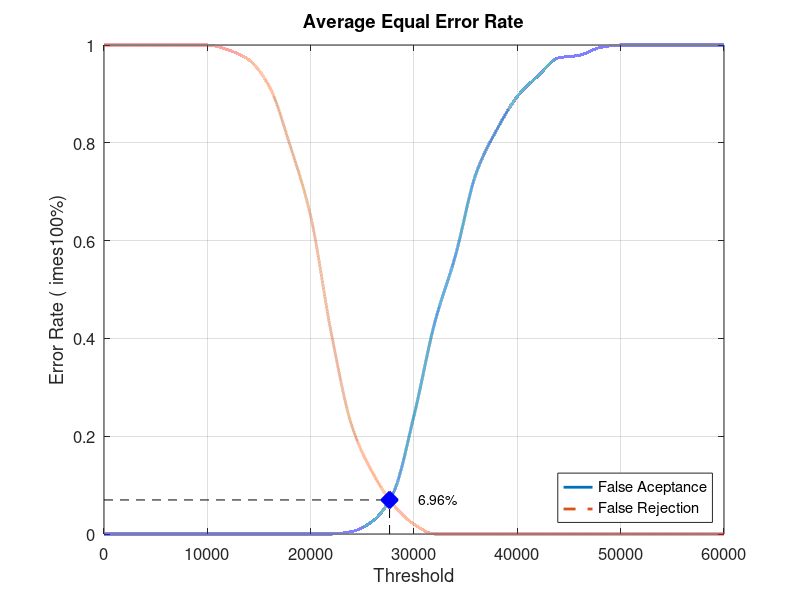
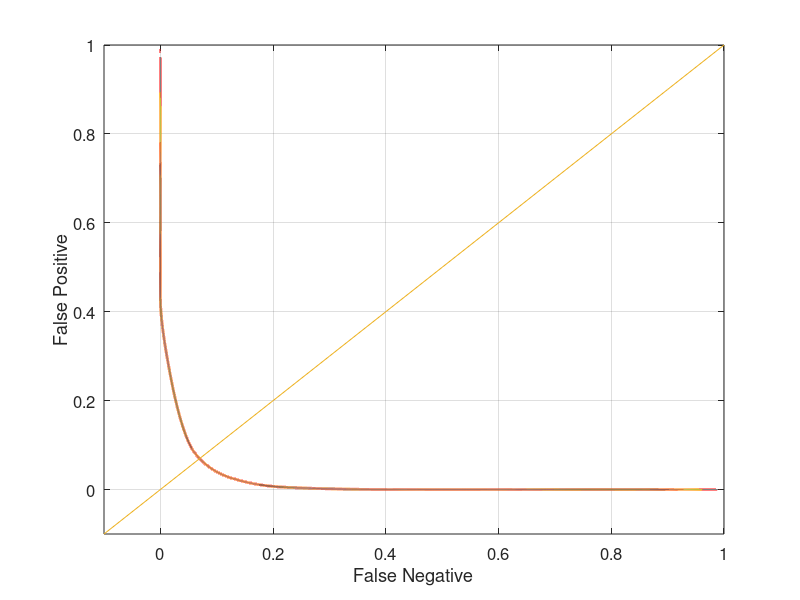

The MATLAB script that drew these images, in order:
close all;
clear;
clc;
x = 0:2000:60000;
xq = 0:0.5:60000;

y0 = [0 0 0 0 0 0 0 0 0 0 0 0 0.00526316 0.0263158 0.0842105 0.242105 0.431579 0.568421 0.736842 0.826316 0.894737 0.936842 0.973684 0.978947 0.994737 1 1 1 1 1 1]
yy0 = interp1(x, y0, xq, 'pchip');
y1 = [1 1 1 1 1 1 0.99 0.97 0.915 0.795 0.65 0.41 0.22 0.125 0.06 0.02 0 0 0 0 0 0 0 0 0 0 0 0 0 0 0]
yy1 = interp1(x, y1, xq, 'pchip');

% Calculating EER: 
y2 = abs(y0 - y1);
find(y2 == min(y2))
yy2 = abs(yy0 - yy1);
xEER = find(yy2 == min(yy2));
xEERIndex = xq(xEER) % X-axis EER
yEER = yy0(xEER) % Y-axis EER

main = figure
plot(xq, yy0,'-','LineWidth', 2);	hold on
plot(xq, yy1,'--','LineWidth', 2);	hold on
plot([xEERIndex xEERIndex], [0 yEER], 'k--');	hold on
plot([0 xEERIndex], [yEER yEER], 'k--');	hold on
plot(xEERIndex, yEER, 'bx', 'LineWidth', 10);	hold on
text(xEERIndex + 10 * xEERIndex / 100, yEER, [num2str(round((10000 * yEER)) / 100) '%'])
legend('False Aceptance', 'False Rejection', 'Location', 'SouthEast')
xlabel('Threshold')
ylabel('Error Rate (	imes100%)')
title('Average Equal Error Rate')
set(gca, 'FontSize', 12)
axis([0 60000 0 1])
grid on

print(main, 'Database5_1Main', '-dpng');
FNRxFPR = figure('Color', [1 1 1]);
plot(yy1, yy0, '-', yy1, yy0, 'LineWidth', 2);
hold on
y = -0.1:0.1:1
plot(y, y); 
set(gca, 'FontSize', 12)
xlabel('False Negative')
ylabel('False Positive')
axis([-0.1 1 -0.1 1])
set(gca, 'FontSize', 12)
grid on

print(FNRxFPR, 'Database5_1FNRxFPR','-dpng');
